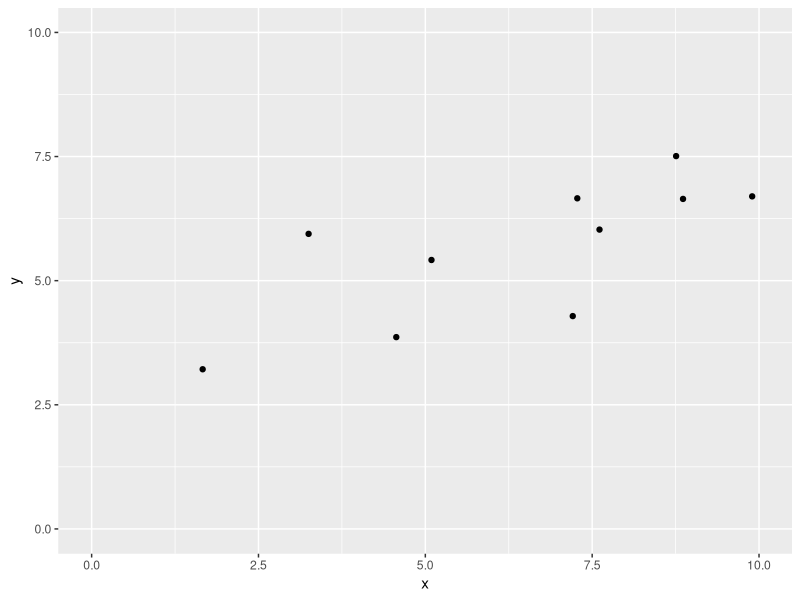
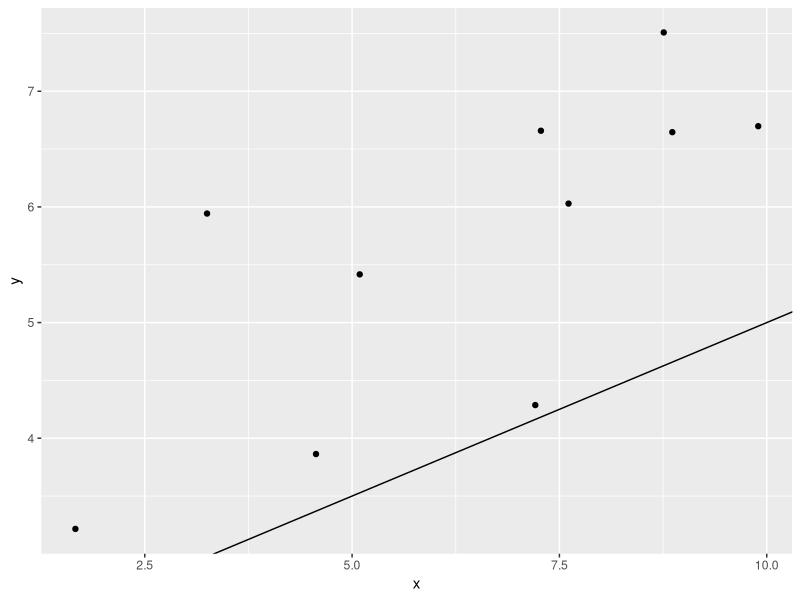
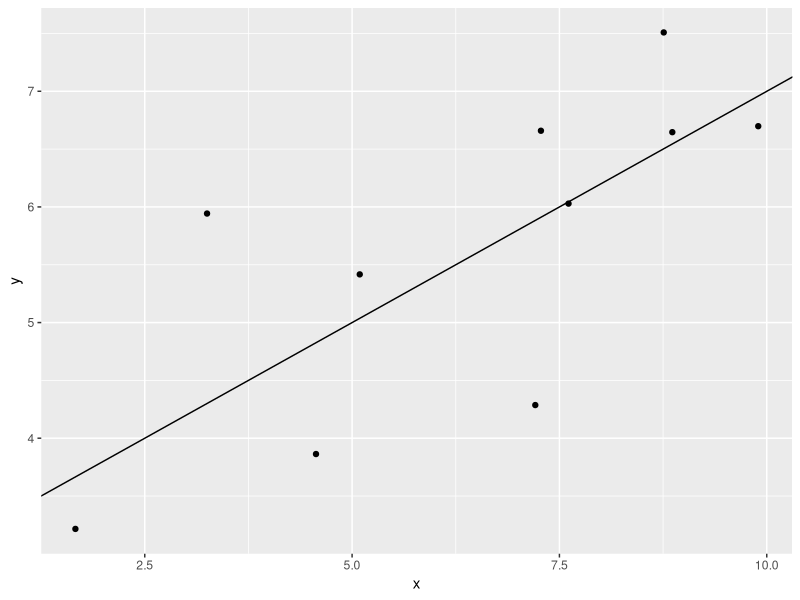

The R source for these figures, in order: (Note: this script raises an error after producing the figures.)
library(ggplot2)

### generate some data

# generate a vector of random values between 0 and 1
set.seed(12345)
x <- runif(10, min=0, max=10)
x

# choose "real" b0 and b1
b0 <- 2.5
b1 <- 0.5

# add random error terms
errs <- rnorm(10, mean=0, sd=1)
# note: rnorm() generates random data from a normal distribution
errs

y <- b0 + b1 * x + errs
y


### analyze our generated data

# plot y vs x
ggplot() + 
  geom_point(mapping = aes(x=x, y=y)) + 
  xlim(0,10) + ylim(0,10)

# make a guess at the parameters for b0 and b1 and plot with that line added
b0.guess <- 2
b1.guess <- 0.3
ggplot() + 
  geom_point(mapping = aes(x=x, y=y)) + 
  geom_abline(mapping = aes(intercept = b0.guess, slope = b1.guess))

# try another guess
b0.guess <- 3
b1.guess <- 0.4
ggplot() + 
  geom_point(mapping = aes(x=x, y=y)) + 
  geom_abline(mapping = aes(intercept = b0.guess, slope = b1.guess))

# actually use a linear model to estimate b0 and b1
linear.model <- lm(y ~ x)
summary(linear.model)
cor(preds.lm,y) ^ 2
cor(x,y) ^ 2
cor(x, y + 1000) ^ 2

linear.model$coefficients
linear.model$coefficients[1]
linear.model$coefficients[2]

  # aside: calculate the coefficients manually
  xm <- mean(x)
  ym <- mean(y)
  b1.calc <- sum( (x-xm)*(y-ym) ) / sum( (x-xm)^2 )
  b1.calc
    # alternatively
    b1.calc <- cov(x, y) / var(x)
    b1.calc
  b0.calc <- ym - b1.calc*xm
  b0.calc
  linear.model$coefficients

b0.lm <- linear.model$coefficients[1]
b1.lm <- linear.model$coefficients[2]
ggplot() + 
  geom_point(mapping = aes(x=x, y=y)) + 
  geom_abline(mapping = aes(intercept = b0.lm, 
                            slope = b1.lm))

# why did the linear model choose these parameters instead of 3 and 0.4 ?

# calculate SSE (sum of squared errors) for the "guess" model
preds.guess <- b0.guess + b1.guess * x
errors.guess <- y - preds.guess
errors.guess
sum.squared.errors.guess <- sum(errors.guess^2)
sum.squared.errors.guess

# calculate SSE for the linear model
preds.lm <- b0.lm + b1.lm * x
errors.lm <- y - preds.lm
sum.squared.errors.lm <- sum(errors.lm^2)
sum.squared.errors.lm

# which one is lower?


# calculate RMSE, ME, MPE, MAPE, MAE

# ME (mean error)
me.lm <- mean(errors.lm)
me.lm

# RMSE (root mean squared error)
mse.lm <- mean(errors.lm^2)
mse.lm <- sum.squared.errors.lm / length(errors.lm)
rmse.lm <- sqrt(mse.lm)
rmse.lm

# MAE (mean absolute error)
abs.errors.lm <- abs(errors.lm)
abs.errors.lm
mae.lm <- mean(abs.errors.lm)
mae.lm

# MPE (mean percentage error)
mpe.lm <- mean(errors.lm / y) * 100
mpe.lm

# MAPE (mean absolute percentage error)
mape.lm <- mean(abs.errors.lm / y) * 100
mape.lm

mape2.lm <- mean(abs.errors.lm / preds.lm) * 100
mape2.lm

# or we can get these values much more easily from the accuracy() function
# in the "forecast" package 
library(forecast)
accuracy(preds.lm, y)

# compare with the "guess" values
accuracy(preds.guess, y)
# are the model predictions best on every measure?



### add an outlier
outlier.x <- 0
outlier.y <- 10

x <- c(x, outlier.x)
y <- c(y, outlier.y)

# train a new linear regression model after adding this outlier
linear.model.outlier <- lm(y ~ x)
summary(linear.model.outlier)

# plot the points with original and new linear models
b0.lm.out <- linear.model.outlier$coefficients[1]
b1.lm.out <- linear.model.outlier$coefficients[2]
ggplot() + 
  geom_point(mapping = aes(x=x, y=y)) + 
  geom_abline(mapping = aes(intercept = b0.lm.out, 
                            slope = b1.lm.out),
              col = "blue") + 
  geom_abline(mapping = aes(intercept = b0.lm, 
                            slope = b1.lm),
              col = "red") + 
  xlim(0,10) + ylim(0,10)

preds.lm.out <- b0.lm.out + b1.lm.out * x

accuracy(preds.lm.out, y)
